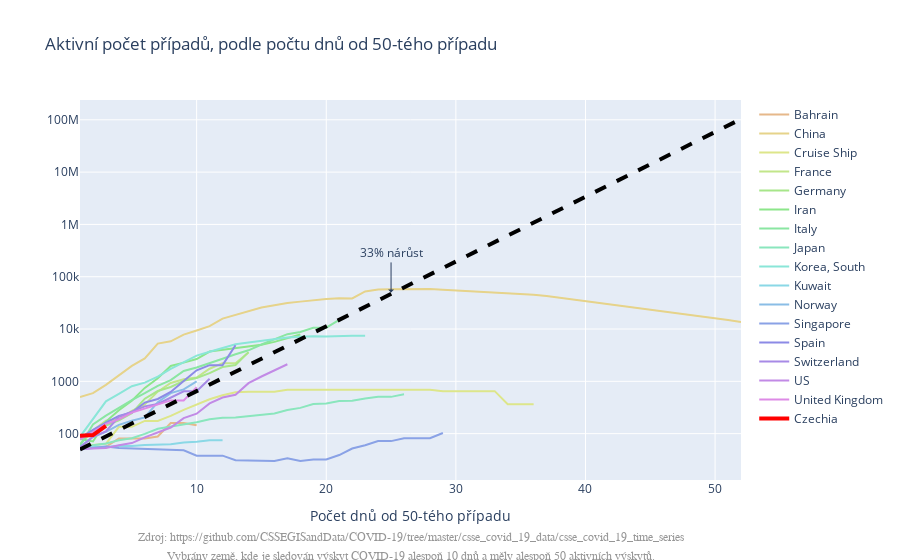

Notebook code for this chart:
### Code cell
small_text = """
Zdroj: https://github.com/CSSEGISandData/COVID-19/tree/master/csse_covid_19_data/csse_covid_19_time_series
"""
small_text2 = """
Vybrány země, kde je sledován výskyt COVID-19 alespoň {} dnů a měly alespoň 50 aktivních výskytů.
""".format(MIN_DAYS)


annotations = [dict(
    xref='paper',
    yref='paper',
    x=0.5,
    y=-0.13,
    xanchor='center',
    yanchor='top',
    text=small_text,
    font=dict(
        family='Arial',
        size=12,
        color='rgb(150,150,150)'
    ),
    showarrow=False
),
dict(
    xref='paper',
    yref='paper',
    x=0.5,
    y=-0.18,
    xanchor='center',
    yanchor='top',
    text=small_text2,
    font=dict(
        family='Arial',
        size=12,
        color='rgb(150,150,150)'
    ),
    showarrow=False
),
dict(
    x=25,
    y=4.7,
    xref="x",
    yref="y",
    text="33% nárůst",
    showarrow=True,
    arrowhead=1,
    ax=0,
    ay=-40
)
]

fig.update_layout(
    yaxis_type="log",
    title="Aktivní počet případů, podle počtu dnů od {}-tého případu".format(MIN_ACTIVE),
    xaxis_title="Počet dnů od {}-tého případu".format(MIN_ACTIVE),
    annotations=annotations
)

### Figure 1 — Plotly figure (JSON) as saved in the notebook; plotly's stock layout.template omitted (floating-point values rounded to 4 significant figures)
{"data": [{"connectgaps": true, "line": {"color": "hsv(30.0,40,90)", "width": 2}, "mode": "lines", "name": "Bahrain", "type": "scatter", "x": [1, 2, 3, 4, 5, 6, 7, 8, 9, 10, 11, 12, 13, 14, 15, 16, 17, 18, 19, 20, 21, 22, 23, 24, 25, 26, 27, 28, 29, 30, 31, 32, 33, 34, 35, 36, 37, 38, 39, 40, 41, 42, 43, 44, 45, 46, 47, 48, 49, 50, 51, 52], "y": [52, 55, 56, 81, 81, 81, 88, 160, 160, 145, null, null, null, null, null, null, null, null, null, null, null, null, null, null, null, null, null, null, null, null, null, null, null, null, null, null, null, null, null, null, null, null, null, null, null, null, null, null, null, null, null, null]}, {"connectgaps": true, "line": {"color": "hsv(47.64705882352941,40,90)", "width": 2}, "mode": "lines", "name": "China", "type": "scatter", "x": [1, 2, 3, 4, 5, 6, 7, 8, 9, 10, 11, 12, 13, 14, 15, 16, 17, 18, 19, 20, 21, 22, 23, 24, 25, 26, 27, 28, 29, 30, 31, 32, 33, 34, 35, 36, 37, 38, 39, 40, 41, 42, 43, 44, 45, 46, 47, 48, 49, 50, 51, 52], "y": [503, 595, 858, 1325, 1970, 2737, 5277, 5834, 7835, 9375, 11357, 15806, 18677, 22373, 25762, 28477, 31393, 33413, 35705, 37424, 38638, 38560, 52309, 56860, 57452, 57992, 58108, 58002, 56541, 54825, 54608, 51859, 51390, 49631, 47413, 45365, 42924, 39809, 37199, 34898, 32368, 29864, 27402, 25230, 23702, 22159, 20335, 18933, 17567, 16116, 14859, 13569]}, {"connectgaps": true, "line": {"color": "hsv(65.29411764705883,40,90)", "width": 2}, "mode": "lines", "name": "Cruise Ship", "type": "scatter", "x": [1, 2, 3, 4, 5, 6, 7, 8, 9, 10, 11, 12, 13, 14, 15, 16, 17, 18, 19, 20, 21, 22, 23, 24, 25, 26, 27, 28, 29, 30, 31, 32, 33, 34, 35, 36, 37, 38, 39, 40, 41, 42, 43, 44, 45, 46, 47, 48, 49, 50, 51, 52], "y": [61, 61, 64, 135, 135, 175, 175, 218, 285, 355, 454, 542, 620, 631, 631, 631, 688, 688, 688, 691, 691, 689, 689, 689, 689, 690, 690, 690, 650, 650, 650, 650, 650, 364, 364, 364, null, null, null, null, null, null, null, null, null, null, null, null, null, null, null, null]}, {"connectgaps": true, "line": {"color": "hsv(82.94117647058823,40,90)", "width": 2}, "mode": "lines", "name": "France", "type": "scatter", "x": [1, 2, 3, 4, 5, 6, 7, 8, 9, 10, 11, 12, 13, 14, 15, 16, 17, 18, 19, 20, 21, 22, 23, 24, 25, 26, 27, 28, 29, 30, 31, 32, 33, 34, 35, 36, 37, 38, 39, 40, 41, 42, 43, 44, 45, 46, 47, 48, 49, 50, 51, 52], "y": [86, 116, 176, 188, 272, 362, 635, 929, 1098, 1181, 1742, 2224, 2224, 3576, null, null, null, null, null, null, null, null, null, null, null, null, null, null, null, null, null, null, null, null, null, null, null, null, null, null, null, null, null, null, null, null, null, null, null, null, null, null]}, {"connectgaps": true, "line": {"color": "hsv(100.58823529411765,40,90)", "width": 2}, "mode": "lines", "name": "Germany", "type": "scatter", "x": [1, 2, 3, 4, 5, 6, 7, 8, 9, 10, 11, 12, 13, 14, 15, 16, 17, 18, 19, 20, 21, 22, 23, 24, 25, 26, 27, 28, 29, 30, 31, 32, 33, 34, 35, 36, 37, 38, 39, 40, 41, 42, 43, 44, 45, 46, 47, 48, 49, 50, 51, 52], "y": [63, 114, 143, 180, 246, 466, 653, 781, 1022, 1156, 1437, 1880, 2050, 3622, null, null, null, null, null, null, null, null, null, null, null, null, null, null, null, null, null, null, null, null, null, null, null, null, null, null, null, null, null, null, null, null, null, null, null, null, null, null]}, {"connectgaps": true, "line": {"color": "hsv(118.23529411764707,40,90)", "width": 2}, "mode": "lines", "name": "Iran", "type": "scatter", "x": [1, 2, 3, 4, 5, 6, 7, 8, 9, 10, 11, 12, 13, 14, 15, 16, 17, 18, 19, 20, 21, 22, 23, 24, 25, 26, 27, 28, 29, 30, 31, 32, 33, 34, 35, 36, 37, 38, 39, 40, 41, 42, 43, 44, 45, 46, 47, 48, 49, 50, 51, 52], "y": [79, 71, 170, 281, 427, 749, 1144, 1968, 2278, 2667, 3710, 4009, 4238, 4530, 5020, 5687, 6687, 7891, null, null, null, null, null, null, null, null, null, null, null, null, null, null, null, null, null, null, null, null, null, null, null, null, null, null, null, null, null, null, null, null, null, null]}, {"connectgaps": true, "line": {"color": "hsv(135.88235294117646,40,90)", "width": 2}, "mode": "lines", "name": "Italy", "type": "scatter", "x": [1, 2, 3, 4, 5, 6, 7, 8, 9, 10, 11, 12, 13, 14, 15, 16, 17, 18, 19, 20, 21, 22, 23, 24, 25, 26, 27, 28, 29, 30, 31, 32, 33, 34, 35, 36, 37, 38, 39, 40, 41, 42, 43, 44, 45, 46, 47, 48, 49, 50, 51, 52], "y": [59, 150, 221, 311, 438, 593, 821, 1053, 1577, 1835, 2263, 2706, 3296, 3916, 5061, 6387, 7985, 8794, 10590, 10590, 14955, null, null, null, null, null, null, null, null, null, null, null, null, null, null, null, null, null, null, null, null, null, null, null, null, null, null, null, null, null, null, null]}, {"connectgaps": true, "line": {"color": "hsv(153.52941176470588,40,90)", "width": 2}, "mode": "lines", "name": "Japan", "type": "scatter", "x": [1, 2, 3, 4, 5, 6, 7, 8, 9, 10, 11, 12, 13, 14, 15, 16, 17, 18, 19, 20, 21, 22, 23, 24, 25, 26, 27, 28, 29, 30, 31, 32, 33, 34, 35, 36, 37, 38, 39, 40, 41, 42, 43, 44, 45, 46, 47, 48, 49, 50, 51, 52], "y": [53, 60, 65, 75, 82, 99, 124, 136, 147, 165, 188, 202, 204, 218, 236, 244, 282, 311, 368, 379, 420, 425, 470, 506, 505, 564, null, null, null, null, null, null, null, null, null, null, null, null, null, null, null, null, null, null, null, null, null, null, null, null, null, null]}, {"connectgaps": true, "line": {"color": "hsv(171.1764705882353,40,90)", "width": 2}, "mode": "lines", "name": "Korea, South", "type": "scatter", "x": [1, 2, 3, 4, 5, 6, 7, 8, 9, 10, 11, 12, 13, 14, 15, 16, 17, 18, 19, 20, 21, 22, 23, 24, 25, 26, 27, 28, 29, 30, 31, 32, 33, 34, 35, 36, 37, 38, 39, 40, 41, 42, 43, 44, 45, 46, 47, 48, 49, 50, 51, 52], "y": [87, 186, 415, 578, 807, 945, 1227, 1731, 2302, 3107, 3689, 4277, 5128, 5545, 6012, 6416, 6862, 7146, 7307, 7212, 7407, 7470, 7403, null, null, null, null, null, null, null, null, null, null, null, null, null, null, null, null, null, null, null, null, null, null, null, null, null, null, null, null, null]}, {"connectgaps": true, "line": {"color": "hsv(188.82352941176472,40,90)", "width": 2}, "mode": "lines", "name": "Kuwait", "type": "scatter", "x": [1, 2, 3, 4, 5, 6, 7, 8, 9, 10, 11, 12, 13, 14, 15, 16, 17, 18, 19, 20, 21, 22, 23, 24, 25, 26, 27, 28, 29, 30, 31, 32, 33, 34, 35, 36, 37, 38, 39, 40, 41, 42, 43, 44, 45, 46, 47, 48, 49, 50, 51, 52], "y": [56, 56, 56, 58, 58, 61, 63, 63, 68, 70, 75, 75, null, null, null, null, null, null, null, null, null, null, null, null, null, null, null, null, null, null, null, null, null, null, null, null, null, null, null, null, null, null, null, null, null, null, null, null, null, null, null, null]}, {"connectgaps": true, "line": {"color": "hsv(206.47058823529414,40,90)", "width": 2}, "mode": "lines", "name": "Norway", "type": "scatter", "x": [1, 2, 3, 4, 5, 6, 7, 8, 9, 10, 11, 12, 13, 14, 15, 16, 17, 18, 19, 20, 21, 22, 23, 24, 25, 26, 27, 28, 29, 30, 31, 32, 33, 34, 35, 36, 37, 38, 39, 40, 41, 42, 43, 44, 45, 46, 47, 48, 49, 50, 51, 52], "y": [56, 87, 108, 147, 176, 204, 399, 597, 701, 995, null, null, null, null, null, null, null, null, null, null, null, null, null, null, null, null, null, null, null, null, null, null, null, null, null, null, null, null, null, null, null, null, null, null, null, null, null, null, null, null, null, null]}, {"connectgaps": true, "line": {"color": "hsv(224.11764705882354,40,90)", "width": 2}, "mode": "lines", "name": "Singapore", "type": "scatter", "x": [1, 2, 3, 4, 5, 6, 7, 8, 9, 10, 11, 12, 13, 14, 15, 16, 17, 18, 19, 20, 21, 22, 23, 24, 25, 26, 27, 28, 29, 30, 31, 32, 33, 34, 35, 36, 37, 38, 39, 40, 41, 42, 43, 44, 45, 46, 47, 48, 49, 50, 51, 52], "y": [50, 54, 57, 53, 52, 50, 50, 48, 48, 38, 38, 38, 31, 31, 31, 30, 34, 30, 32, 32, 39, 52, 60, 72, 72, 82, 82, 82, 103, null, null, null, null, null, null, null, null, null, null, null, null, null, null, null, null, null, null, null, null, null, null, null]}, {"connectgaps": true, "line": {"color": "hsv(241.76470588235296,40,90)", "width": 2}, "mode": "lines", "name": "Spain", "type": "scatter", "x": [1, 2, 3, 4, 5, 6, 7, 8, 9, 10, 11, 12, 13, 14, 15, 16, 17, 18, 19, 20, 21, 22, 23, 24, 25, 26, 27, 28, 29, 30, 31, 32, 33, 34, 35, 36, 37, 38, 39, 40, 41, 42, 43, 44, 45, 46, 47, 48, 49, 50, 51, 52], "y": [82, 118, 162, 218, 254, 393, 460, 626, 1013, 1628, 2040, 2039, 4906, null, null, null, null, null, null, null, null, null, null, null, null, null, null, null, null, null, null, null, null, null, null, null, null, null, null, null, null, null, null, null, null, null, null, null, null, null, null, null]}, {"connectgaps": true, "line": {"color": "hsv(259.4117647058824,40,90)", "width": 2}, "mode": "lines", "name": "Switzerland", "type": "scatter", "x": [1, 2, 3, 4, 5, 6, 7, 8, 9, 10, 11, 12, 13, 14, 15, 16, 17, 18, 19, 20, 21, 22, 23, 24, 25, 26, 27, 28, 29, 30, 31, 32, 33, 34, 35, 36, 37, 38, 39, 40, 41, 42, 43, 44, 45, 46, 47, 48, 49, 50, 51, 52], "y": [54, 87, 110, 210, 264, 332, 369, 485, 644, 644, 1124, null, null, null, null, null, null, null, null, null, null, null, null, null, null, null, null, null, null, null, null, null, null, null, null, null, null, null, null, null, null, null, null, null, null, null, null, null, null, null, null, null]}, {"connectgaps": true, "line": {"color": "hsv(277.05882352941177,40,90)", "width": 2}, "mode": "lines", "name": "US", "type": "scatter", "x": [1, 2, 3, 4, 5, 6, 7, 8, 9, 10, 11, 12, 13, 14, 15, 16, 17, 18, 19, 20, 21, 22, 23, 24, 25, 26, 27, 28, 29, 30, 31, 32, 33, 34, 35, 36, 37, 38, 39, 40, 41, 42, 43, 44, 45, 46, 47, 48, 49, 50, 51, 52], "y": [51, 52, 53, 60, 66, 85, 104, 131, 198, 241, 378, 490, 554, 923, 1237, 1611, 2120, null, null, null, null, null, null, null, null, null, null, null, null, null, null, null, null, null, null, null, null, null, null, null, null, null, null, null, null, null, null, null, null, null, null, null]}, {"connectgaps": true, "line": {"color": "hsv(294.7058823529412,40,90)", "width": 2}, "mode": "lines", "name": "United Kingdom", "type": "scatter", "x": [1, 2, 3, 4, 5, 6, 7, 8, 9, 10, 11, 12, 13, 14, 15, 16, 17, 18, 19, 20, 21, 22, 23, 24, 25, 26, 27, 28, 29, 30, 31, 32, 33, 34, 35, 36, 37, 38, 39, 40, 41, 42, 43, 44, 45, 46, 47, 48, 49, 50, 51, 52], "y": [78, 107, 154, 187, 253, 300, 359, 432, 432, 774, null, null, null, null, null, null, null, null, null, null, null, null, null, null, null, null, null, null, null, null, null, null, null, null, null, null, null, null, null, null, null, null, null, null, null, null, null, null, null, null, null, null]}, {"connectgaps": true, "line": {"color": "hsv(0,100,100)", "width": 4}, "mode": "lines", "name": "Czechia", "type": "scatter", "x": [1, 2, 3, 4, 5, 6, 7, 8, 9, 10, 11, 12, 13, 14, 15, 16, 17, 18, 19, 20, 21, 22, 23, 24, 25, 26, 27, 28, 29, 30, 31, 32, 33, 34, 35, 36, 37, 38, 39, 40, 41, 42, 43, 44, 45, 46, 47, 48, 49, 50, 51, 52], "y": [91, 94, 141, null, null, null, null, null, null, null, null, null, null, null, null, null, null, null, null, null, null, null, null, null, null, null, null, null, null, null, null, null, null, null, null, null, null, null, null, null, null, null, null, null, null, null, null, null, null, null, null, null]}, {"line": {"color": "black", "dash": "dash", "width": 4}, "mode": "lines", "name": "33% increase", "showlegend": false, "type": "scatter", "x": [1, 2, 3, 4, 5, 6, 7, 8, 9, 10, 11, 12, 13, 14, 15, 16, 17, 18, 19, 20, 21, 22, 23, 24, 25, 26, 27, 28, 29, 30, 31, 32, 33, 34, 35, 36, 37, 38, 39, 40, 41, 42, 43, 44, 45, 46, 47, 48, 49, 50, 51, 52], "y": [50, 66.5, 88.45, 117.6, 156.5, 208.1, 276.7, 368.1, 489.5, 651.1, 865.9, 1152.0, 1532.0, 2037.0, 2710.0, 3604.0, 4793.0, 6375.0, 8478.0, 11280.0, 15000.0, 19950.0, 26530.0, 35280.0, 46930.0, 62410.0, 83010.0, 110400.0, 146800.0, 195300.0, 259700.0, 345400.0, 459400.0, 611000.0, 812700.0, 1081000.0, 1438000.0, 1912000.0, 2543000.0, 3382000.0, 4498000.0, 5983000.0, 7957000.0, 10580000.0, 14070000.0, 18720000.0, 24900000.0, 33110000.0, 44040000.0, 58570000.0, 77900000.0, 103600000.0]}], "layout": {"annotations": [{"font": {"color": "rgb(150,150,150)", "family": "Arial", "size": 12}, "showarrow": false, "text": "\nZdroj: https://github.com/CSSEGISandData/COVID-19/tree/master/csse_covid_19_data/csse_covid_19_time_series\n", "x": 0.5, "xanchor": "center", "xref": "paper", "y": -0.13, "yanchor": "top", "yref": "paper"}, {"font": {"color": "rgb(150,150,150)", "family": "Arial", "size": 12}, "showarrow": false, "text": "\nVybrány země, kde je sledován výskyt COVID-19 alespoň 10 dnů a měly alespoň 50 aktivních výskytů.\n", "x": 0.5, "xanchor": "center", "xref": "paper", "y": -0.18, "yanchor": "top", "yref": "paper"}, {"arrowhead": 1, "ax": 0, "ay": -40, "showarrow": true, "text": "33% nárůst", "x": 25, "xref": "x", "y": 4.7, "yref": "y"}], "title": {"text": "Aktivní počet případů, podle počtu dnů od 50-tého případu"}, "xaxis": {"title": {"text": "Počet dnů od 50-tého případu"}}, "yaxis": {"type": "log"}}}
